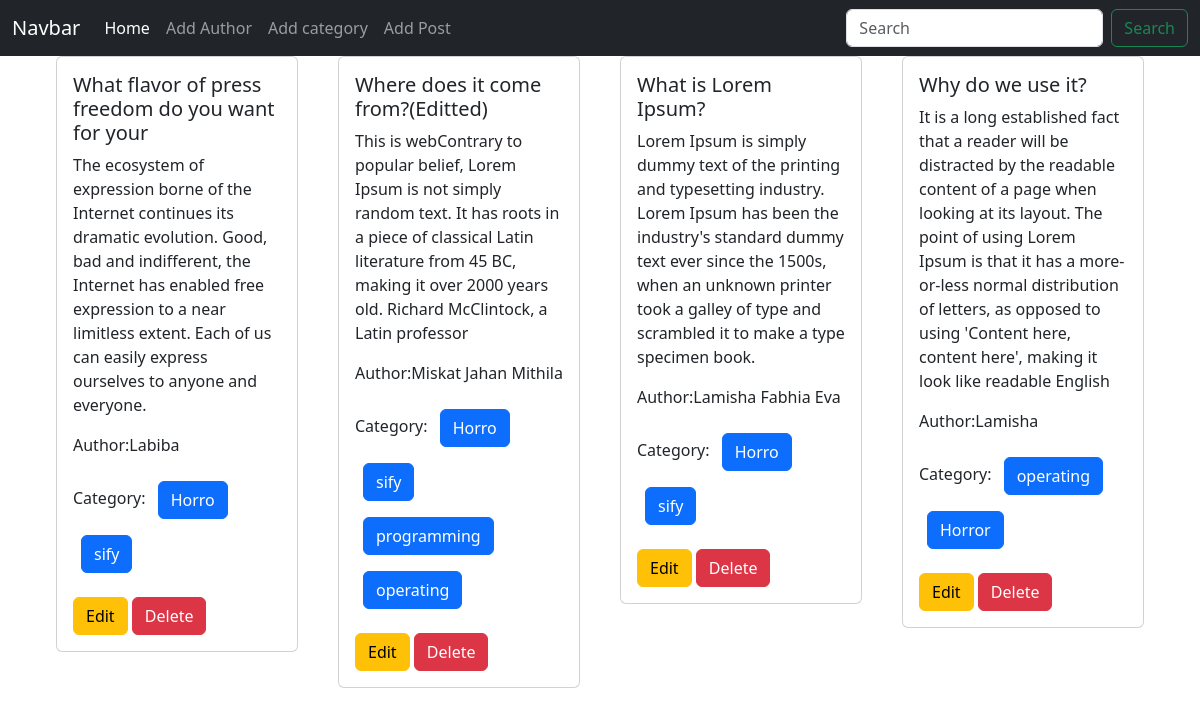
The page / on the database its author committed.
### posts/models.py (models this page shows)
class Post(models.Model):
    title = models.CharField(max_length=50)
    content = models.TextField()
    category=models.ManyToManyField(Category) # post can be in multiple category and also category asb be in multiple post
    author = models.ForeignKey(Author,on_delete=models.CASCADE)
    def __str__(self):
        return self.title

### author/models.py (models this page shows, shortened)
class Author(models.Model):
    name = models.CharField(max_length=100)
    bio=models.TextField()
    phn_no=models.CharField(max_length=12)

### categories/models.py (models this page shows, shortened)
class Category(models.Model):
    name = models.CharField(max_length=20)

### blog_project/views.py (the view)
# urls.py: 2. Add a URL to urlpatterns:  path('', views.home, name='home')
def home(request):
    data=Post.objects.all()
    print (data)
    return render(request, 'home.html',{'data':data})

### templates/home.html
 {% extends "base.html" %}
 {% block content %}
 <div class="row d-flex flex-wrap justify-content-center px-5">
    {%for post in data%}
    <div class="col-sm-3 mb-3 mb-sm-0">
        <div class="card mx-2">
          <div class="card-body">
            <h5 class="card-title">{{post.title}}</h5>
            <p class="card-text">{{post.content}}</p>
            <p>Author:{{post.author.name}}</p>
            <p>
                Category:
                {% for category in post.category.all %}
                <button class="btn btn-primary m-2">{{category.name}}</button>
                {% endfor %}
            </p>
            <a href="{% url 'edit_post' post.id %}" class="btn btn-warning">Edit</a>
            <a href="{% url 'delete_post' post.id %}" class="btn btn-danger">Delete</a>
          </div>
        </div>
      </div>
    {%endfor%}
  </div>
 {% endblock  %}

### templates/base.html (shortened to what this page needs)
<!DOCTYPE html>
<html lang="en">
<head>
    <link href="https://cdn.jsdelivr.net/npm/bootstrap@5.3.3/dist/css/bootstrap.min.css" rel="stylesheet">
</head>
<body>
    <nav class="navbar navbar-expand-lg navbar-dark bg-dark">
        <div class="container-fluid">
          <a class="navbar-brand" href="#">Navbar</a>
          <div class="collapse navbar-collapse" id="navbarSupportedContent">
            <ul class="navbar-nav me-auto mb-2 mb-lg-0">
              <li class="nav-item">
                <a class="nav-link active" aria-current="page" href="{%url 'home'%}">Home</a>
              </li>
              <li class="nav-item">
                <a class="nav-link" href="{%url 'add_author'%}">Add Author</a>
              </li>
              <li class="nav-item">
                <a class="nav-link" href="{%url 'add_category'%}">Add category</a>
              </li>
              <li class="nav-item">
                <a class="nav-link" href="{%url 'add_post'%}">Add Post</a>
              </li>
            </ul>
            <form class="d-flex" role="search">
              <input class="form-control me-2" type="search" placeholder="Search" aria-label="Search">
              <button class="btn btn-outline-success" type="submit">Search</button>
            </form>
          </div>
        </div>
      </nav>
      {%block content%}
     {%endblock%}
</body>
</html>

### rows shown on the page
Post: title "What flavor of press freedom do you want for your", content "The ecosystem of expression borne of the Internet continues its dramatic evolution. Good, bad and indifferent, the Internet has enabled free expression to a near limitless extent. Each of us can easily express ourselves to anyone and everyone.", author.name "Labiba"
Category: name "Horro"
Category: name "sify"
Post: title "Where does it come from?(Editted)", content "This is webContrary to popular belief, Lorem Ipsum is not simply random text. It has roots in a piece of classical Latin literature from 45 BC, making it over 2000 years old. Richard McClintock, a Latin professor", author.name "Miskat Jahan Mithila"
Category: name "programming"
Category: name "operating"
Post: title "What is Lorem Ipsum?", content "Lorem Ipsum is simply dummy text of the printing and typesetting industry. Lorem Ipsum has been the industry's standard dummy text ever since the 1500s, when an unknown printer took a galley of type and scrambled it to make a type specimen book.", author.name "Lamisha Fabhia Eva"
Post: title "Why do we use it?", content "It is a long established fact that a reader will be distracted by the readable content of a page when looking at its layout. The point of using Lorem Ipsum is that it has a more-or-less normal distribution of letters, as opposed to using 'Content here, content here', making it look like readable English", author.name "Lamisha"
Category: name "Horror"
